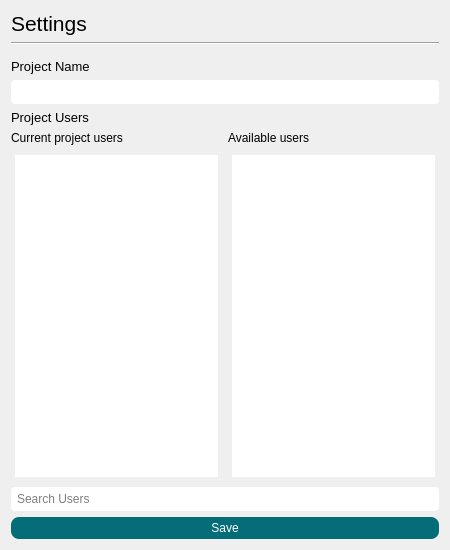
<?xml version="1.0" encoding="UTF-8"?>
<ui version="4.0">
 <class>ProjectSettingsPage</class>
 <widget class="QDialog" name="ProjectSettingsPage">
  <property name="geometry">
   <rect>
    <x>0</x>
    <y>0</y>
    <width>450</width>
    <height>550</height>
   </rect>
  </property>
  <property name="minimumSize">
   <size>
    <width>450</width>
    <height>550</height>
   </size>
  </property>
  <property name="windowTitle">
   <string>Dialog</string>
  </property>
  <layout class="QVBoxLayout" name="verticalLayout">
   <item>
    <widget class="QLabel" name="Title">
     <property name="font">
      <font>
       <pointsize>16</pointsize>
      </font>
     </property>
     <property name="styleSheet">
      <string notr="true"/>
     </property>
     <property name="text">
      <string>Settings</string>
     </property>
    </widget>
   </item>
   <item>
    <widget class="Line" name="line">
     <property name="orientation">
      <enum>Qt::Horizontal</enum>
     </property>
    </widget>
   </item>
   <item>
    <spacer name="verticalSpacer">
     <property name="orientation">
      <enum>Qt::Vertical</enum>
     </property>
     <property name="sizeType">
      <enum>QSizePolicy::Fixed</enum>
     </property>
     <property name="sizeHint" stdset="0">
      <size>
       <width>20</width>
       <height>8</height>
      </size>
     </property>
    </spacer>
   </item>
   <item>
    <widget class="QLabel" name="ProjectName">
     <property name="font">
      <font>
       <pointsize>10</pointsize>
      </font>
     </property>
     <property name="text">
      <string>Project Name</string>
     </property>
    </widget>
   </item>
   <item>
    <widget class="QLineEdit" name="ProjectNameEdit">
     <property name="styleSheet">
      <string notr="true">border-radius:4px;
padding:4px;
</string>
     </property>
    </widget>
   </item>
   <item>
    <widget class="QLabel" name="label">
     <property name="font">
      <font>
       <pointsize>10</pointsize>
      </font>
     </property>
     <property name="text">
      <string>Project Users</string>
     </property>
    </widget>
   </item>
   <item>
    <layout class="QHBoxLayout" name="UsersListsLayout">
     <item>
      <layout class="QVBoxLayout" name="CurrentProjectUsrsLayout">
       <item>
        <widget class="QLabel" name="label_2">
         <property name="text">
          <string>Current project users</string>
         </property>
        </widget>
       </item>
       <item>
        <widget class="QListWidget" name="CurrentUsers">
         <property name="styleSheet">
          <string notr="true">border-radius:4px;
padding:4px;</string>
         </property>
        </widget>
       </item>
      </layout>
     </item>
     <item>
      <layout class="QVBoxLayout" name="AvailableUsrsLayout">
       <item>
        <widget class="QLabel" name="label_3">
         <property name="text">
          <string>Available users</string>
         </property>
        </widget>
       </item>
       <item>
        <widget class="QListWidget" name="AvailableUsers">
         <property name="styleSheet">
          <string notr="true">border-radius:4px;
padding:4px;</string>
         </property>
        </widget>
       </item>
      </layout>
     </item>
    </layout>
   </item>
   <item>
    <widget class="QLineEdit" name="SearchUsers">
     <property name="styleSheet">
      <string notr="true">border-radius:4px;
padding:4px;</string>
     </property>
     <property name="placeholderText">
      <string>Search Users</string>
     </property>
    </widget>
   </item>
   <item>
    <widget class="QPushButton" name="SaveBtn">
     <property name="styleSheet">
      <string notr="true">background-color: rgb(5, 109, 120);
color: rgb(255, 255, 255);
border-radius:8px;
padding-top:4px;
padding-bottom:4px;
padding-left:25px;
padding-right:25px;</string>
     </property>
     <property name="text">
      <string>Save</string>
     </property>
    </widget>
   </item>
  </layout>
 </widget>
 <resources/>
 <connections/>
</ui>
